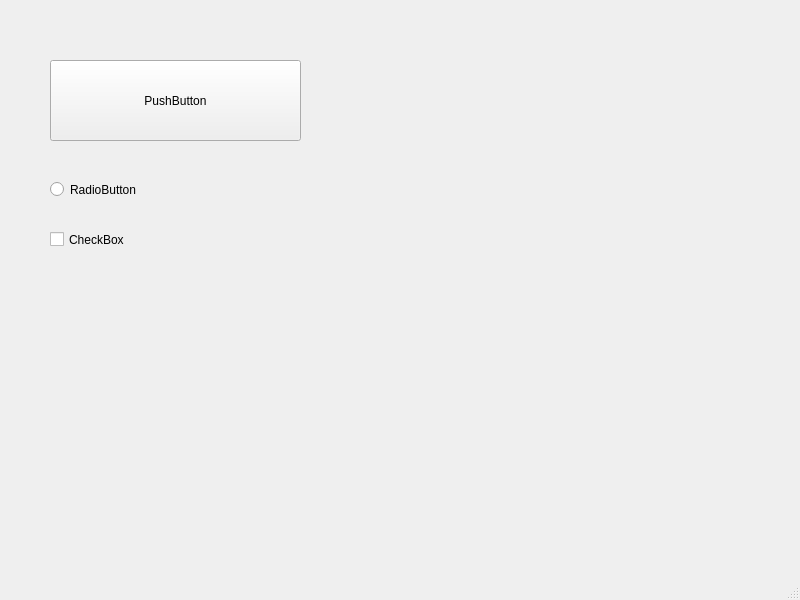
<?xml version="1.0" encoding="UTF-8"?>
<ui version="4.0">
 <class>MainWindow</class>
 <widget class="QMainWindow" name="MainWindow">
  <property name="geometry">
   <rect>
    <x>0</x>
    <y>0</y>
    <width>800</width>
    <height>600</height>
   </rect>
  </property>
  <property name="windowTitle">
   <string>MainWindow</string>
  </property>
  <widget class="QWidget" name="centralwidget">
   <widget class="QPushButton" name="pushButton">
    <property name="geometry">
     <rect>
      <x>50</x>
      <y>60</y>
      <width>251</width>
      <height>81</height>
     </rect>
    </property>
    <property name="text">
     <string>PushButton</string>
    </property>
   </widget>
   <widget class="QRadioButton" name="radioButton">
    <property name="geometry">
     <rect>
      <x>50</x>
      <y>180</y>
      <width>115</width>
      <height>19</height>
     </rect>
    </property>
    <property name="text">
     <string>RadioButton</string>
    </property>
   </widget>
   <widget class="QCheckBox" name="checkBox">
    <property name="geometry">
     <rect>
      <x>50</x>
      <y>230</y>
      <width>91</width>
      <height>19</height>
     </rect>
    </property>
    <property name="text">
     <string>CheckBox</string>
    </property>
   </widget>
  </widget>
  <widget class="QMenuBar" name="menubar">
   <property name="geometry">
    <rect>
     <x>0</x>
     <y>0</y>
     <width>800</width>
     <height>26</height>
    </rect>
   </property>
  </widget>
  <widget class="QStatusBar" name="statusbar"/>
 </widget>
 <resources/>
 <connections/>
</ui>
